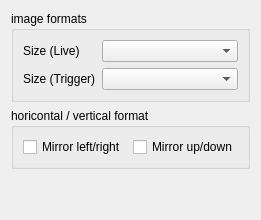
     <widget class="QWidget" name="SizeXS">
      <attribute name="title">
       <string>Si&amp;ze</string>
      </attribute>
      <layout class="QGridLayout" name="gridLayout_15">
       <item row="0" column="0">
        <widget class="QGroupBox" name="gB_ImageFormats">
         <property name="sizePolicy">
          <sizepolicy hsizetype="Preferred" vsizetype="Maximum">
           <horstretch>0</horstretch>
           <verstretch>0</verstretch>
          </sizepolicy>
         </property>
         <property name="title">
          <string>image formats</string>
         </property>
         <layout class="QFormLayout" name="formLayout">
          <item row="0" column="0">
           <widget class="QLabel" name="labelSizeLive">
            <property name="text">
             <string>Size (Live)</string>
            </property>
           </widget>
          </item>
          <item row="0" column="1">
           <widget class="QComboBox" name="cB_FormatsLive"/>
          </item>
          <item row="1" column="0">
           <widget class="QLabel" name="labelSizeTrigger">
            <property name="text">
             <string>Size (Trigger)</string>
            </property>
           </widget>
          </item>
          <item row="1" column="1">
           <widget class="QComboBox" name="cB_FormatsTrigger"/>
          </item>
         </layout>
        </widget>
       </item>
       <item row="1" column="0">
        <widget class="QGroupBox" name="gB_Formats">
         <property name="sizePolicy">
          <sizepolicy hsizetype="Preferred" vsizetype="Maximum">
           <horstretch>0</horstretch>
           <verstretch>0</verstretch>
          </sizepolicy>
         </property>
         <property name="title">
          <string>horicontal / vertical format</string>
         </property>
         <layout class="QHBoxLayout" name="horizontalLayout">
          <item>
           <widget class="QCheckBox" name="cB_Mirror_lr">
            <property name="text">
             <string>Mirror left/right</string>
            </property>
           </widget>
          </item>
          <item>
           <widget class="QCheckBox" name="cB_Mirror_ud">
            <property name="text">
             <string>Mirror up/down</string>
            </property>
           </widget>
          </item>
         </layout>
        </widget>
       </item>
       <item row="2" column="0">
        <spacer name="verticalSpacer_5">
         <property name="orientation">
          <enum>Qt::Vertical</enum>
         </property>
         <property name="sizeHint" stdset="0">
          <size>
           <width>20</width>
           <height>40</height>
          </size>
         </property>
        </spacer>
       </item>
      </layout>
     </widget>
